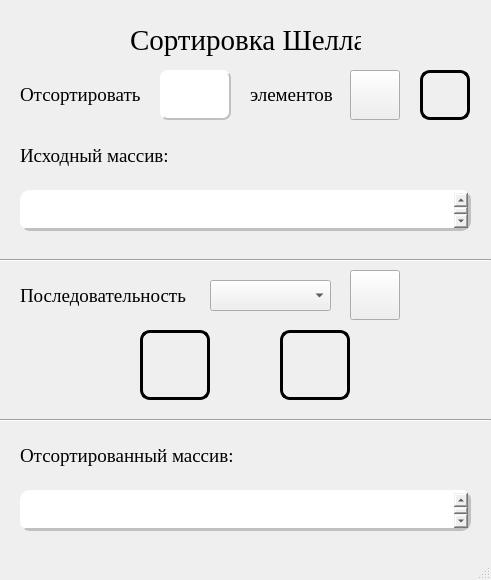
<?xml version="1.0" encoding="UTF-8"?>
<ui version="4.0">
 <class>MainWindow</class>
 <widget class="QMainWindow" name="MainWindow">
  <property name="geometry">
   <rect>
    <x>0</x>
    <y>0</y>
    <width>491</width>
    <height>580</height>
   </rect>
  </property>
  <property name="windowTitle">
   <string>MainWindow</string>
  </property>
  <widget class="QWidget" name="centralwidget">
   <widget class="QLabel" name="title">
    <property name="geometry">
     <rect>
      <x>20</x>
      <y>70</y>
      <width>131</width>
      <height>50</height>
     </rect>
    </property>
    <property name="font">
     <font>
      <family>Times New Roman</family>
      <pointsize>14</pointsize>
      <weight>50</weight>
      <italic>false</italic>
      <bold>false</bold>
     </font>
    </property>
    <property name="text">
     <string>Отсортировать </string>
    </property>
   </widget>
   <widget class="QPushButton" name="incrementShell">
    <property name="geometry">
     <rect>
      <x>140</x>
      <y>330</y>
      <width>70</width>
      <height>70</height>
     </rect>
    </property>
    <property name="autoFillBackground">
     <bool>false</bool>
    </property>
    <property name="styleSheet">
     <string notr="true">border-style: outset;
border-width: 3px;
border-radius: 10px;
border-color: black;
font: bold 14px;
padding: 6px;
color: white;</string>
    </property>
    <property name="text">
     <string/>
    </property>
   </widget>
   <widget class="QPushButton" name="array">
    <property name="geometry">
     <rect>
      <x>420</x>
      <y>70</y>
      <width>50</width>
      <height>50</height>
     </rect>
    </property>
    <property name="styleSheet">
     <string notr="true">border-style: outset;
border-width: 3px;
border-radius: 10px;
border-color: black;
font: bold 14px;
padding: 6px;
color: white;</string>
    </property>
    <property name="text">
     <string/>
    </property>
   </widget>
   <widget class="QTextEdit" name="before_sort">
    <property name="geometry">
     <rect>
      <x>20</x>
      <y>190</y>
      <width>451</width>
      <height>41</height>
     </rect>
    </property>
    <property name="font">
     <font>
      <family>Times New Roman</family>
      <pointsize>18</pointsize>
     </font>
    </property>
    <property name="styleSheet">
     <string notr="true">border-style: outset;
border-width: 3px;
border-radius: 10px;
border-color: silver;</string>
    </property>
   </widget>
   <widget class="QTextEdit" name="after_sort">
    <property name="geometry">
     <rect>
      <x>20</x>
      <y>490</y>
      <width>451</width>
      <height>41</height>
     </rect>
    </property>
    <property name="font">
     <font>
      <family>Times New Roman</family>
      <pointsize>18</pointsize>
     </font>
    </property>
    <property name="styleSheet">
     <string notr="true">border-style: outset;
border-width: 3px;
border-radius: 10px;
border-color: silver;</string>
    </property>
   </widget>
   <widget class="QLabel" name="title_2">
    <property name="geometry">
     <rect>
      <x>130</x>
      <y>20</y>
      <width>231</width>
      <height>41</height>
     </rect>
    </property>
    <property name="font">
     <font>
      <family>Times New Roman</family>
      <pointsize>22</pointsize>
      <weight>50</weight>
      <italic>false</italic>
      <bold>false</bold>
     </font>
    </property>
    <property name="text">
     <string>Сортировка Шелла</string>
    </property>
   </widget>
   <widget class="QLabel" name="title_3">
    <property name="geometry">
     <rect>
      <x>250</x>
      <y>70</y>
      <width>91</width>
      <height>50</height>
     </rect>
    </property>
    <property name="font">
     <font>
      <family>Times New Roman</family>
      <pointsize>14</pointsize>
      <weight>50</weight>
      <italic>false</italic>
      <bold>false</bold>
     </font>
    </property>
    <property name="text">
     <string>элементов</string>
    </property>
   </widget>
   <widget class="QPushButton" name="info2">
    <property name="geometry">
     <rect>
      <x>350</x>
      <y>270</y>
      <width>50</width>
      <height>50</height>
     </rect>
    </property>
    <property name="text">
     <string/>
    </property>
   </widget>
   <widget class="QPushButton" name="info1">
    <property name="geometry">
     <rect>
      <x>350</x>
      <y>70</y>
      <width>50</width>
      <height>50</height>
     </rect>
    </property>
    <property name="styleSheet">
     <string notr="true"/>
    </property>
    <property name="text">
     <string/>
    </property>
   </widget>
   <widget class="QLineEdit" name="lineEdit">
    <property name="geometry">
     <rect>
      <x>160</x>
      <y>70</y>
      <width>71</width>
      <height>50</height>
     </rect>
    </property>
    <property name="font">
     <font>
      <family>Times New Roman</family>
      <pointsize>20</pointsize>
      <weight>50</weight>
      <italic>false</italic>
      <bold>false</bold>
     </font>
    </property>
    <property name="styleSheet">
     <string notr="true">border-style: outset;
border-width: 2px;
border-radius: 8px;
border-color: silver;
padding: 6px;</string>
    </property>
   </widget>
   <widget class="Line" name="line">
    <property name="geometry">
     <rect>
      <x>0</x>
      <y>250</y>
      <width>491</width>
      <height>20</height>
     </rect>
    </property>
    <property name="styleSheet">
     <string notr="true">color: black;</string>
    </property>
    <property name="orientation">
     <enum>Qt::Horizontal</enum>
    </property>
   </widget>
   <widget class="QLabel" name="label">
    <property name="geometry">
     <rect>
      <x>20</x>
      <y>140</y>
      <width>161</width>
      <height>31</height>
     </rect>
    </property>
    <property name="font">
     <font>
      <family>Times New Roman</family>
      <pointsize>14</pointsize>
     </font>
    </property>
    <property name="text">
     <string>Исходный массив: </string>
    </property>
   </widget>
   <widget class="QLabel" name="label_2">
    <property name="geometry">
     <rect>
      <x>20</x>
      <y>440</y>
      <width>221</width>
      <height>31</height>
     </rect>
    </property>
    <property name="font">
     <font>
      <family>Times New Roman</family>
      <pointsize>14</pointsize>
     </font>
    </property>
    <property name="text">
     <string>Отсортированный массив: </string>
    </property>
   </widget>
   <widget class="QPushButton" name="step1">
    <property name="geometry">
     <rect>
      <x>280</x>
      <y>330</y>
      <width>70</width>
      <height>70</height>
     </rect>
    </property>
    <property name="styleSheet">
     <string notr="true">border-style: outset;
border-width: 3px;
border-radius: 10px;
border-color: black;
font: bold 14px;
padding: 6px;
color: white;</string>
    </property>
    <property name="text">
     <string/>
    </property>
   </widget>
   <widget class="Line" name="line_5">
    <property name="geometry">
     <rect>
      <x>0</x>
      <y>410</y>
      <width>491</width>
      <height>20</height>
     </rect>
    </property>
    <property name="styleSheet">
     <string notr="true">color: black;</string>
    </property>
    <property name="orientation">
     <enum>Qt::Horizontal</enum>
    </property>
   </widget>
   <widget class="QComboBox" name="comboBox">
    <property name="geometry">
     <rect>
      <x>210</x>
      <y>280</y>
      <width>121</width>
      <height>31</height>
     </rect>
    </property>
    <property name="font">
     <font>
      <family>Times New Roman</family>
      <pointsize>14</pointsize>
     </font>
    </property>
    <property name="layoutDirection">
     <enum>Qt::LeftToRight</enum>
    </property>
   </widget>
   <widget class="QLabel" name="label_3">
    <property name="geometry">
     <rect>
      <x>20</x>
      <y>280</y>
      <width>171</width>
      <height>31</height>
     </rect>
    </property>
    <property name="font">
     <font>
      <family>Times New Roman</family>
      <pointsize>14</pointsize>
     </font>
    </property>
    <property name="text">
     <string>Последовательность</string>
    </property>
   </widget>
  </widget>
  <widget class="QMenuBar" name="menubar">
   <property name="geometry">
    <rect>
     <x>0</x>
     <y>0</y>
     <width>491</width>
     <height>21</height>
    </rect>
   </property>
  </widget>
  <widget class="QStatusBar" name="statusbar"/>
 </widget>
 <resources/>
 <connections/>
</ui>
